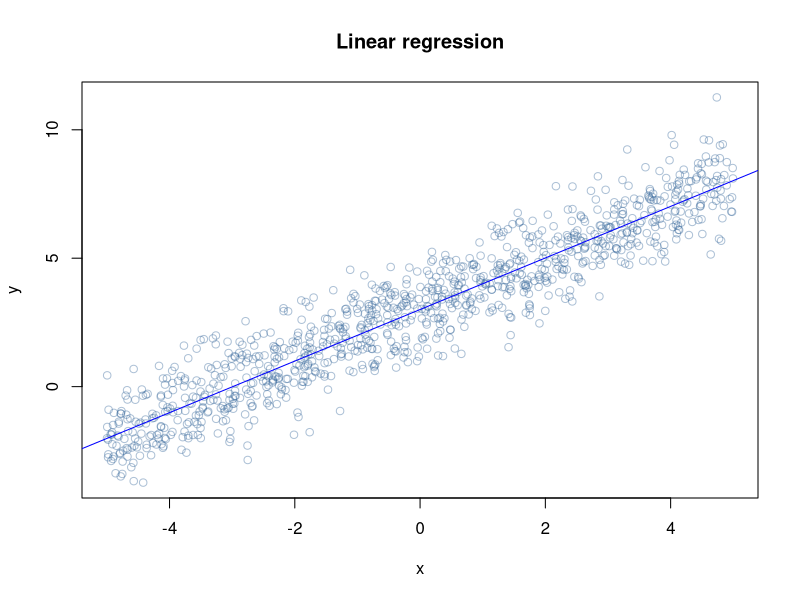
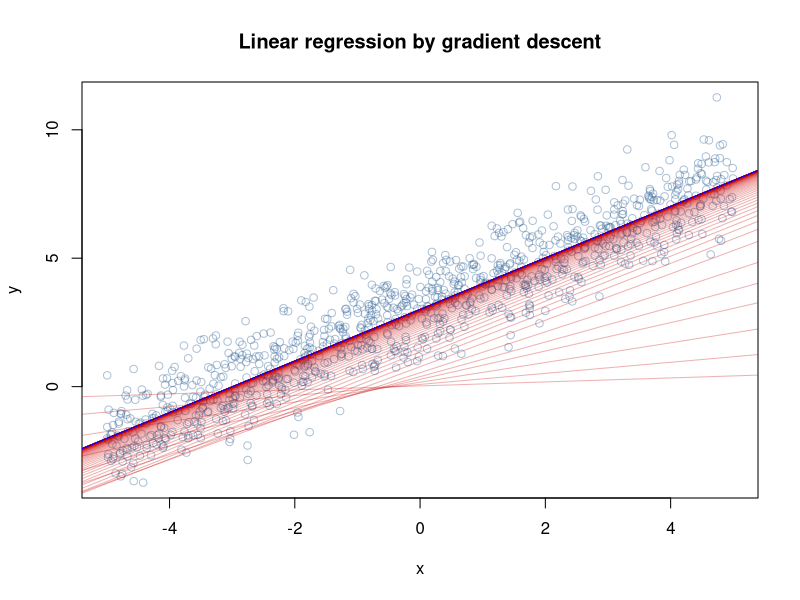
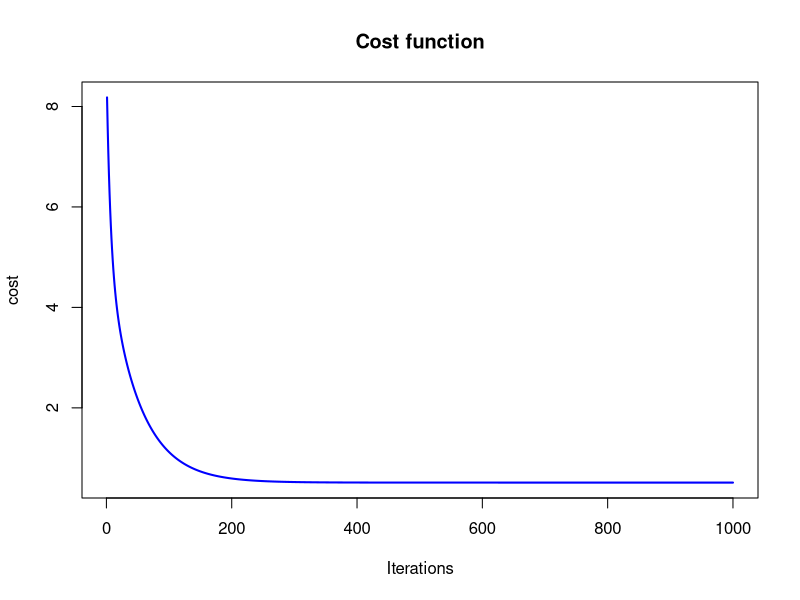

Here is the R script that generated these plots, in order:
##
## Linear regression by gradient descent
##
## A learning exercise to help build intuition about gradient descent.
## J. Christopher Bare, 2012
##

# generate random data in which y is a noisy function of x
x <- runif(1000, -5, 5)
y <- x + rnorm(1000) + 3

# fit a linear model
res <- lm( y ~ x )

# plot the data and the model
plot(x,y, col=rgb(0.2,0.4,0.6,0.4), main='Linear regression')
abline(res, col='blue')

# squared error cost function
cost <- function(X, y, theta) {
  sum( (X %*% theta - y)^2 ) / (2*length(y))
}

# learning rate and iteration limit
alpha <- 0.01
num_iters <- 1000

# keep history
cost_history <- double(num_iters)
theta_history <- list(num_iters)

# initialize coefficients
theta <- matrix(c(0,0), nrow=2)

# add a column of 1's for the intercept coefficient
X <- cbind(1, matrix(x))

# gradient descent
for (i in 1:num_iters) {
  error <- (X %*% theta - y)
  delta <- t(X) %*% error / length(y)
  theta <- theta - alpha * delta
  cost_history[i] <- cost(X, y, theta)
  theta_history[[i]] <- theta
}

# plot data and converging fit
plot(x,y, col=rgb(0.2,0.4,0.6,0.4), main='Linear regression by gradient descent')
for (i in c(1,3,6,10,14,seq(20,num_iters,by=10))) {
  abline(coef=theta_history[[i]], col=rgb(0.8,0,0,0.3))
}
abline(coef=theta, col="blue")

# check out the trajectory of the cost function
cost_history[seq(1,num_iters, by=100)]
plot(cost_history, type='l', col='blue', lwd=2, main='Cost function', ylab='cost', xlab='Iterations')
